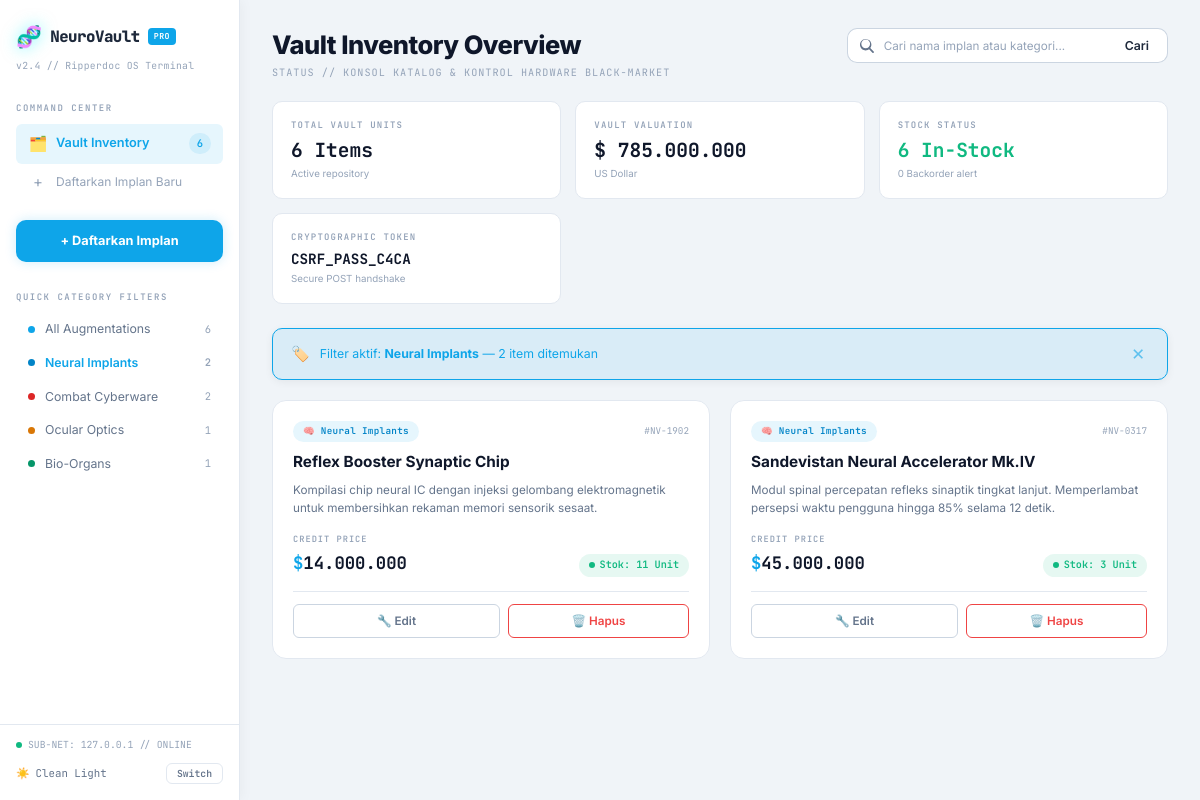
/index.php?category=Neural+Implants, run on the app's committed database.
### tables this page shows
CREATE TABLE IF NOT EXISTS products (
    id          INT AUTO_INCREMENT PRIMARY KEY,
    name        VARCHAR(100)   NOT NULL UNIQUE,
    category    VARCHAR(50)    NOT NULL DEFAULT 'Umum',
    description TEXT           NULL,
    price       DECIMAL(12,2)  NOT NULL,
    stock       INT            NOT NULL DEFAULT 0,
    created_at  TIMESTAMP      DEFAULT CURRENT_TIMESTAMP
);

### index.php (the view, shortened to what this page needs)
<?php
require_once __DIR__ . '/config/db.php';
$theme = $_COOKIE['neurovault_theme'] ?? 'light';
$search   = trim($_GET['q'] ?? '');
$category = trim($_GET['category'] ?? '');
if ($search !== '') {
    $stmt = $pdo->prepare("SELECT * FROM products WHERE name LIKE :q1 OR category LIKE :q2 ORDER BY id DESC");
    $stmt->execute([':q1' => "%{$search}%", ':q2' => "%{$search}%"]);
} elseif ($category !== '') {
    $stmt = $pdo->prepare("SELECT * FROM products WHERE category = :cat ORDER BY id DESC");
    $stmt->execute([':cat' => $category]);
} else {
    $stmt = $pdo->query("SELECT * FROM products ORDER BY id DESC");
}
$products = $stmt->fetchAll();
$statsStmt    = $pdo->query("SELECT COUNT(*) as total, SUM(price * stock) as valuation, SUM(CASE WHEN stock > 0 THEN 1 ELSE 0 END) as in_stock FROM products");
$stats        = $statsStmt->fetch();
$totalItems   = (int)$stats['total'];
$valuation    = (float)($stats['valuation'] ?? 0);
$inStock      = (int)$stats['in_stock'];
$backorder    = $totalItems - $inStock;
$catStmt   = $pdo->query("SELECT category, COUNT(*) as cnt FROM products GROUP BY category ORDER BY category");
$catCounts = $catStmt->fetchAll();
function getCatClass(string $cat): string {
    $map = [
        'Neural Implants'  => 'neural',
        'Combat Cyberware' => 'combat',
        'Ocular Optics'    => 'ocular',
        'Bio-Organs'       => 'bio',
    ];
    return $map[$cat] ?? 'default';
}
function getCatIcon(string $cat): string {
    $map = [
        'Neural Implants'  => '🧠',
        'Combat Cyberware' => '⚔️',
        'Ocular Optics'    => '👁',
        'Bio-Organs'       => '🫀',
    ];
    return $map[$cat] ?? '📦';
}
function serialNumber(int $id): string {
    return '#NV-' . str_pad($id * 317 % 10000, 4, '0', STR_PAD_LEFT);
}
function e(string $str): string {
    return htmlspecialchars($str, ENT_QUOTES, 'UTF-8');
}
?>
<!DOCTYPE html>
<html lang="id" data-theme="<?= e($theme) ?>">
<head>
    <link rel="stylesheet" href="assets/style.css">
</head>
<body>
    <div class="app-layout">
        <aside class="sidebar" id="sidebar">
            <div class="sidebar-header">
                <div class="logo-row">
                    <span class="logo-icon">🧬</span>
                    <span class="logo-text">NeuroVault</span>
                    <span class="logo-badge">PRO</span>
                </div>
                <div class="logo-version">v2.4 // Ripperdoc OS Terminal</div>
            </div>
            <div class="sidebar-section">
                <div class="sidebar-label">Command Center</div>
                <a href="index.php" class="nav-item active" id="navVault">
                    <span class="nav-icon">🗂️</span>
                    <span>Vault Inventory</span>
                    <span class="nav-badge"><?= $totalItems ?></span>
                </a>
                <a href="create.php" class="nav-item nav-item-add" id="navCreate">
                    <span class="nav-icon">+</span>
                    <span>Daftarkan Implan Baru</span>
                </a>
            </div>
            <div class="sidebar-action">
                <a href="create.php" class="btn-sidebar-action" id="btnSidebarCreate">
                    + Daftarkan Implan
                </a>
            </div>
            <div class="sidebar-section">
                <div class="sidebar-label">Quick Category Filters</div>
                <ul class="category-list">
                    <li>
                        <a href="index.php" class="category-item <?= ($category === '' && $search === '') ? 'active' : '' ?>" id="filterAll">
                            <span class="category-dot all"></span>
                            <span>All Augmentations</span>
                            <span class="category-count"><?= $totalItems ?></span>
                        </a>
                    </li>
                    <?php
                    $allCategories = ['Neural Implants', 'Combat Cyberware', 'Ocular Optics', 'Bio-Organs'];
                    $catCountMap = [];
                    foreach ($catCounts as $cc) {
                        $catCountMap[$cc['category']] = $cc['cnt'];
                    }
                    foreach ($allCategories as $cat):
                        $cls   = getCatClass($cat);
                        $cnt   = $catCountMap[$cat] ?? 0;
                        $isAct = ($category === $cat) ? 'active' : '';
                    ?>
                    <li>
                        <a href="index.php?category=<?= urlencode($cat) ?>"
                           class="category-item <?= $isAct ?>"
                           id="filter<?= str_replace(' ', '', $cat) ?>">
                            <span class="category-dot <?= $cls ?>"></span>
                            <span><?= e($cat) ?></span>
                            <span class="category-count"><?= $cnt ?></span>
                        </a>
                    </li>
                    <?php endforeach; ?>
                </ul>
            </div>
            <div class="sidebar-footer">
                <div class="subnet-status">
                    <span class="status-dot"></span>
                    <span>SUB-NET: 127.0.0.1 // ONLINE</span>
                </div>
                <div class="theme-toggle">
                    <span class="theme-toggle-label" id="themeLabel">
                        <span id="themeIcon"><?= $theme === 'light' ? '☀️' : '🌙' ?></span>
                        <span id="themeName"><?= $theme === 'light' ? 'Clean Light' : 'Cyber Dark' ?></span>
                    </span>
                    <button class="theme-toggle-btn" id="themeToggleBtn">Switch</button>
                </div>
            </div>
        </aside>
        <main class="main-content">
            <div class="page-header">
                <div>
                    <h1 class="page-title">Vault Inventory Overview</h1>
                    <p class="page-subtitle">STATUS // KONSOL KATALOG & KONTROL HARDWARE BLACK-MARKET</p>
                </div>
                <form method="GET" action="index.php" class="search-container" id="searchForm">
                    <input type="text"
                           name="q"
                           class="search-input"
                           id="searchInput"
                           placeholder="Cari nama implan atau kategori..."
                           value="<?= e($search) ?>"
                           autocomplete="off">
                    <button type="submit" class="search-btn" id="searchBtn">Cari</button>
                </form>
            </div>
            <div class="stats-grid">
                <div class="stat-card" id="statTotal">
                    <div class="stat-label">Total Vault Units</div>
                    <div class="stat-value"><?= $totalItems ?> Items</div>
                    <div class="stat-sub">Active repository</div>
                </div>
                <div class="stat-card" id="statValuation">
                    <div class="stat-label">Vault Valuation</div>
                    <div class="stat-value">$ <?= number_format($valuation, 0, ',', '.') ?></div>
                    <div class="stat-sub">US Dollar</div>
                </div>
                <div class="stat-card" id="statStock">
                    <div class="stat-label">Stock Status</div>
                    <div class="stat-value green"><?= $inStock ?> In-Stock</div>
                    <div class="stat-sub"><?= $backorder ?> Backorder alert</div>
                </div>
                <div class="stat-card" id="statCsrf">
                    <div class="stat-label">Cryptographic Token</div>
                    <div class="stat-value mono" style="font-size:0.95rem;">CSRF_PASS_<?= strtoupper(substr($_SESSION['csrf'], 0, 4)) ?></div>
                    <div class="stat-sub">Secure POST handshake</div>
                </div>
            </div>
            <?php if ($search !== ''): ?>
            <div class="alert alert-success" style="background:var(--accent-cyan-dim);border-color:var(--accent-cyan);color:var(--accent-cyan);">
                <span class="alert-icon">🔍</span>
                <span>Menampilkan <?= count($products) ?> hasil untuk pencarian: "<strong><?= e($search) ?></strong>"</span>
                <a href="index.php" class="alert-close" aria-label="Clear search">✕</a>
            </div>
            <?php elseif ($category !== ''): ?>
            <div class="alert alert-success" style="background:var(--accent-cyan-dim);border-color:var(--accent-cyan);color:var(--accent-cyan);">
                <span class="alert-icon">🏷️</span>
                <span>Filter aktif: <strong><?= e($category) ?></strong> — <?= count($products) ?> item ditemukan</span>
                <a href="index.php" class="alert-close" aria-label="Clear filter">✕</a>
            </div>
            <?php endif; ?>
            <?php if (empty($products)): ?>
            <div class="empty-state" id="emptyState">
                <div class="empty-state-icon">🔬</div>
                <p class="empty-state-text">Tidak ada implan ditemukan dalam vault.</p>
                <a href="create.php" class="btn btn-primary">+ Daftarkan Implan Baru</a>
            </div>
            <?php else: ?>
            <div class="inventory-grid" id="inventoryGrid">
                <?php foreach ($products as $p):
                    $cls    = getCatClass($p['category']);
                    $icon   = getCatIcon($p['category']);
                    $serial = serialNumber($p['id']);
                ?>
                <div class="cyber-card cat-<?= $cls ?>" id="card-<?= $p['id'] ?>">
                    <div class="card-header">
                        <span class="category-badge badge-<?= $cls ?>">
                            <?= $icon ?> <?= e($p['category']) ?>
                        </span>
                        <span class="card-serial mono"><?= $serial ?></span>
                    </div>
                    <h3 class="card-name"><?= e($p['name']) ?></h3>
                    <?php if (!empty($p['description'])): ?>
                    <p class="card-desc"><?= e($p['description']) ?></p>
                    <?php endif; ?>
                    <div class="card-footer">
                        <div class="card-meta">
                            <div class="price-block">
                                <div class="price-label">Credit Price</div>
                                <div class="price-value">
                                    <span class="price-currency">$</span><?= number_format($p['price'], 0, ',', '.') ?>
                                </div>
                            </div>
                            <span class="stock-badge <?= $p['stock'] > 0 ? 'stock-available' : 'stock-empty' ?>">
                                <span class="stock-dot"></span>
                                Stok: <?= (int)$p['stock'] ?> Unit<?= $p['stock'] == 0 ? ' (Habis)' : '' ?>
                            </span>
                        </div>
                        <div class="card-actions">
                            <a href="edit.php?id=<?= $p['id'] ?>" class="btn-edit" id="editBtn-<?= $p['id'] ?>">
                                🔧 Edit
                            </a>
                            <form method="POST" action="delete.php" class="delete-form"
                                  onsubmit="return confirm('⚠️ Konfirmasi deaktivasi unit implan: <?= e($p['name']) ?>?');">
                                <button type="submit" class="btn-delete" id="deleteBtn-<?= $p['id'] ?>">
                                    🗑️ Hapus
                                </button>
                            </form>
                        </div>
                    </div>
                </div>
                <?php endforeach; ?>
            </div>
            <?php endif; ?>
        </main>
    </div>
</body>
</html>

### data on the page
products: category "🧠", category "Neural Implants", id "#NV-1902", name "Reflex Booster Synaptic Chip", description "Kompilasi chip neural IC dengan injeksi gelombang elektromagnetik untuk membersihkan rekaman memori sensorik sesaat.", price "14.000.000", stock "11"
products: category "🧠", category "Neural Implants", id "#NV-0317", name "Sandevistan Neural Accelerator Mk.IV", description "Modul spinal percepatan refleks sinaptik tingkat lanjut. Memperlambat persepsi waktu pengguna hingga 85% selama 12 detik.", price "45.000.000", stock "3"

### other printed values
$totalItems "6"
$cat "Neural Implants"
$cnt "2"
$cat "Combat Cyberware"
$cat "Ocular Optics"
$cnt "1"
$cat "Bio-Organs"
$valuation "785.000.000"
$inStock "6"
$backorder "0"
substr($_SESSION['csrf'], 0, 4) "C4CA"
$category "Neural Implants"
count($products) "2"
